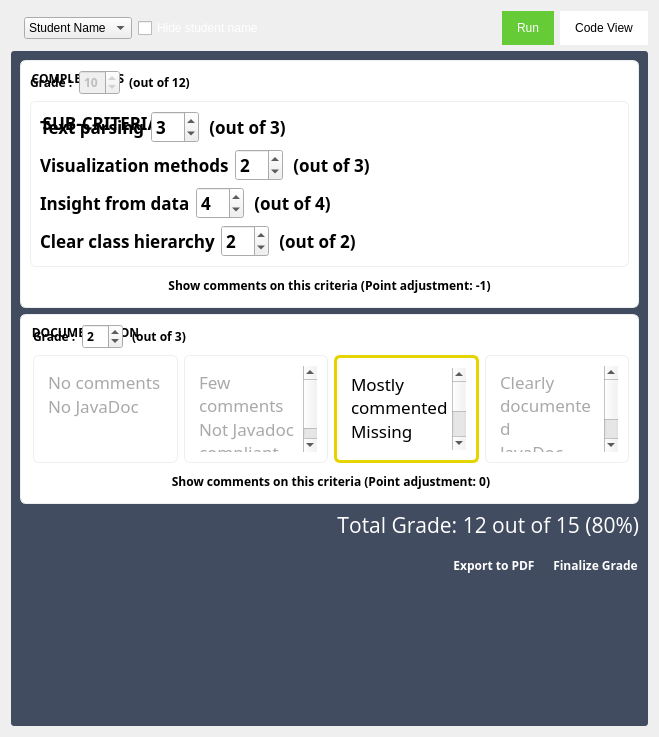
<?xml version="1.0" encoding="UTF-8"?>
<ui version="4.0">
 <class>GradeOverview</class>
 <widget class="QWidget" name="GradeOverview">
  <property name="geometry">
   <rect>
    <x>0</x>
    <y>0</y>
    <width>659</width>
    <height>737</height>
   </rect>
  </property>
  <property name="windowTitle">
   <string>Form</string>
  </property>
  <property name="autoFillBackground">
   <bool>false</bool>
  </property>
  <property name="styleSheet">
   <string notr="true">QWidget #GradeOverview {
	background: rgb(55, 64, 80);
}

QCheckBox#checkBox {
        color: white;
}

#total_grade {
color:white;
}

#level1 {
	color: darkgray;
	/* border: rgb(185, 0, 57); */
	background-color: white;
	border-radius: 6px;
	padding: 10px;
	border: 1px solid rgb(236, 239, 239);
}

#level2 {
	color: darkgray;
	/* background: rgb(253, 117, 66); */
	background-color: white;
	border-radius: 6px;
	padding: 10px;
	border: 1px solid rgb(236, 239, 239);
}
#level3 {
	color: black;
	background-color: white;
	border: 3px solid rgb(230, 212, 0);
	border-radius: 6px;
	padding: 10px;
}
#level4 {
	color: darkgray;
	/* background: rgb(90, 175, 40); */
	background-color: white;
	border-radius: 6px;
	padding: 10px;
	border: 1px solid rgb(236, 239, 239);
}


#scrollArea   {
 background-color:rgb(66, 76, 96);
border-radius:3px;
}
QAbstractScrollArea #scrollAreaWidgetContents  {
 background-color:transparent;
}
QGroupBox {
    background-color: white;
	border-radius:6px;
	padding-top: 3ex;
	border: 1px solid rgb(236, 239, 239);
}
QGroupBox::title {
	font-family:Montserrat;
	font-size:18px;
	margin-top: 10px;
	margin-left: 10px;
	background:transparent;
	font-weight: bold;
}

#run, #code_view {
	padding: 10px;
	padding-left: 15px;
	padding-right: 15px;
	background: white;
	border-radius: 18px;
}

#run {
	color: white;
	background: rgb(101, 203, 54);
}

#export_pdf, #finalize {
	color: white;
	padding: 10px;
	padding-right:0px;
	padding-bottom:0px;
}</string>
  </property>
  <layout class="QVBoxLayout" name="verticalLayout_5">
   <item>
    <layout class="QHBoxLayout" name="horizontalLayout_4">
     <property name="sizeConstraint">
      <enum>QLayout::SetDefaultConstraint</enum>
     </property>
     <item>
      <widget class="QLabel" name="logo">
       <property name="sizePolicy">
        <sizepolicy hsizetype="Fixed" vsizetype="Fixed">
         <horstretch>0</horstretch>
         <verstretch>0</verstretch>
        </sizepolicy>
       </property>
       <property name="maximumSize">
        <size>
         <width>100</width>
         <height>24</height>
        </size>
       </property>
       <property name="text">
        <string/>
       </property>
       <property name="textFormat">
        <enum>Qt::PlainText</enum>
       </property>
       <property name="pixmap">
        <pixmap resource="resources.qrc">:/logo/res/logodark.png</pixmap>
       </property>
       <property name="scaledContents">
        <bool>true</bool>
       </property>
       <property name="wordWrap">
        <bool>false</bool>
       </property>
      </widget>
     </item>
     <item>
      <widget class="QComboBox" name="comboBox">
       <item>
        <property name="text">
         <string>Student Name</string>
        </property>
       </item>
      </widget>
     </item>
     <item>
      <widget class="QCheckBox" name="checkBox">
       <property name="text">
        <string>Hide student name</string>
       </property>
      </widget>
     </item>
     <item>
      <spacer name="horizontalSpacer_3">
       <property name="orientation">
        <enum>Qt::Horizontal</enum>
       </property>
       <property name="sizeHint" stdset="0">
        <size>
         <width>40</width>
         <height>20</height>
        </size>
       </property>
      </spacer>
     </item>
     <item>
      <widget class="QPushButton" name="run">
       <property name="text">
        <string>Run</string>
       </property>
       <property name="icon">
        <iconset resource="resources.qrc">
         <normaloff>:/misc/res/play-button-white.png</normaloff>:/misc/res/play-button-white.png</iconset>
       </property>
       <property name="iconSize">
        <size>
         <width>24</width>
         <height>24</height>
        </size>
       </property>
      </widget>
     </item>
     <item>
      <widget class="QPushButton" name="code_view">
       <property name="text">
        <string>Code View</string>
       </property>
       <property name="icon">
        <iconset resource="resources.qrc">
         <normaloff>:/misc/res/grade.png</normaloff>:/misc/res/grade.png</iconset>
       </property>
       <property name="iconSize">
        <size>
         <width>24</width>
         <height>24</height>
        </size>
       </property>
       <property name="default">
        <bool>false</bool>
       </property>
      </widget>
     </item>
    </layout>
   </item>
   <item>
    <widget class="QScrollArea" name="scrollArea">
     <property name="sizePolicy">
      <sizepolicy hsizetype="Expanding" vsizetype="Expanding">
       <horstretch>0</horstretch>
       <verstretch>0</verstretch>
      </sizepolicy>
     </property>
     <property name="styleSheet">
      <string notr="true"/>
     </property>
     <property name="frameShadow">
      <enum>QFrame::Plain</enum>
     </property>
     <property name="sizeAdjustPolicy">
      <enum>QAbstractScrollArea::AdjustToContents</enum>
     </property>
     <property name="widgetResizable">
      <bool>true</bool>
     </property>
     <property name="alignment">
      <set>Qt::AlignHCenter|Qt::AlignTop</set>
     </property>
     <widget class="QWidget" name="scrollAreaWidgetContents">
      <property name="geometry">
       <rect>
        <x>0</x>
        <y>0</y>
        <width>635</width>
        <height>652</height>
       </rect>
      </property>
      <property name="sizePolicy">
       <sizepolicy hsizetype="Expanding" vsizetype="Fixed">
        <horstretch>0</horstretch>
        <verstretch>0</verstretch>
       </sizepolicy>
      </property>
      <property name="maximumSize">
       <size>
        <width>960</width>
        <height>16777215</height>
       </size>
      </property>
      <layout class="QVBoxLayout" name="verticalLayout_3">
       <item>
        <widget class="QGroupBox" name="groupBox_2">
         <property name="sizePolicy">
          <sizepolicy hsizetype="Preferred" vsizetype="Fixed">
           <horstretch>0</horstretch>
           <verstretch>0</verstretch>
          </sizepolicy>
         </property>
         <property name="maximumSize">
          <size>
           <width>16777215</width>
           <height>16777215</height>
          </size>
         </property>
         <property name="font">
          <font>
           <family>Avenir</family>
           <weight>75</weight>
           <bold>true</bold>
          </font>
         </property>
         <property name="title">
          <string>COMPLETENESS</string>
         </property>
         <property name="alignment">
          <set>Qt::AlignLeading|Qt::AlignLeft|Qt::AlignTop</set>
         </property>
         <property name="flat">
          <bool>true</bool>
         </property>
         <layout class="QVBoxLayout" name="verticalLayout_2">
          <item>
           <layout class="QHBoxLayout" name="horizontalLayout_3">
            <item>
             <widget class="QLabel" name="label_3">
              <property name="text">
               <string>Grade :</string>
              </property>
             </widget>
            </item>
            <item>
             <widget class="QSpinBox" name="spinBox_2">
              <property name="enabled">
               <bool>false</bool>
              </property>
              <property name="value">
               <number>10</number>
              </property>
             </widget>
            </item>
            <item>
             <widget class="QLabel" name="label_4">
              <property name="text">
               <string> (out of 12)</string>
              </property>
             </widget>
            </item>
            <item>
             <spacer name="horizontalSpacer_2">
              <property name="orientation">
               <enum>Qt::Horizontal</enum>
              </property>
              <property name="sizeHint" stdset="0">
               <size>
                <width>40</width>
                <height>20</height>
               </size>
              </property>
             </spacer>
            </item>
           </layout>
          </item>
          <item>
           <widget class="QGroupBox" name="groupBox_3">
            <property name="font">
             <font>
              <family>Avenir</family>
              <pointsize>13</pointsize>
              <weight>75</weight>
              <bold>true</bold>
             </font>
            </property>
            <property name="title">
             <string>SUB-CRITERIA</string>
            </property>
            <property name="flat">
             <bool>false</bool>
            </property>
            <layout class="QVBoxLayout" name="verticalLayout_4">
             <item>
              <layout class="QHBoxLayout" name="horizontalLayout_7">
               <item>
                <widget class="QLabel" name="label_11">
                 <property name="text">
                  <string>Text parsing</string>
                 </property>
                </widget>
               </item>
               <item>
                <widget class="QSpinBox" name="spinBox_6">
                 <property name="enabled">
                  <bool>true</bool>
                 </property>
                 <property name="value">
                  <number>3</number>
                 </property>
                </widget>
               </item>
               <item>
                <widget class="QLabel" name="label_12">
                 <property name="text">
                  <string> (out of 3)</string>
                 </property>
                </widget>
               </item>
               <item>
                <spacer name="horizontalSpacer_4">
                 <property name="orientation">
                  <enum>Qt::Horizontal</enum>
                 </property>
                 <property name="sizeHint" stdset="0">
                  <size>
                   <width>40</width>
                   <height>20</height>
                  </size>
                 </property>
                </spacer>
               </item>
              </layout>
             </item>
             <item>
              <layout class="QHBoxLayout" name="horizontalLayout_8">
               <item>
                <widget class="QLabel" name="label_13">
                 <property name="text">
                  <string>Visualization methods</string>
                 </property>
                </widget>
               </item>
               <item>
                <widget class="QSpinBox" name="spinBox_7">
                 <property name="enabled">
                  <bool>true</bool>
                 </property>
                 <property name="styleSheet">
                  <string notr="true"/>
                 </property>
                 <property name="value">
                  <number>2</number>
                 </property>
                </widget>
               </item>
               <item>
                <widget class="QLabel" name="label_14">
                 <property name="text">
                  <string> (out of 3)</string>
                 </property>
                </widget>
               </item>
               <item>
                <spacer name="horizontalSpacer_5">
                 <property name="orientation">
                  <enum>Qt::Horizontal</enum>
                 </property>
                 <property name="sizeHint" stdset="0">
                  <size>
                   <width>40</width>
                   <height>20</height>
                  </size>
                 </property>
                </spacer>
               </item>
              </layout>
             </item>
             <item>
              <layout class="QHBoxLayout" name="horizontalLayout_9">
               <item>
                <widget class="QLabel" name="label_15">
                 <property name="text">
                  <string>Insight from data</string>
                 </property>
                </widget>
               </item>
               <item>
                <widget class="QSpinBox" name="spinBox_8">
                 <property name="enabled">
                  <bool>true</bool>
                 </property>
                 <property name="value">
                  <number>4</number>
                 </property>
                </widget>
               </item>
               <item>
                <widget class="QLabel" name="label_16">
                 <property name="text">
                  <string> (out of 4)</string>
                 </property>
                </widget>
               </item>
               <item>
                <spacer name="horizontalSpacer_6">
                 <property name="orientation">
                  <enum>Qt::Horizontal</enum>
                 </property>
                 <property name="sizeHint" stdset="0">
                  <size>
                   <width>40</width>
                   <height>20</height>
                  </size>
                 </property>
                </spacer>
               </item>
              </layout>
             </item>
             <item>
              <layout class="QHBoxLayout" name="horizontalLayout_10">
               <item>
                <widget class="QLabel" name="label_17">
                 <property name="text">
                  <string>Clear class hierarchy</string>
                 </property>
                </widget>
               </item>
               <item>
                <widget class="QSpinBox" name="spinBox_9">
                 <property name="enabled">
                  <bool>true</bool>
                 </property>
                 <property name="value">
                  <number>2</number>
                 </property>
                </widget>
               </item>
               <item>
                <widget class="QLabel" name="label_18">
                 <property name="text">
                  <string> (out of 2)</string>
                 </property>
                </widget>
               </item>
               <item>
                <spacer name="horizontalSpacer_7">
                 <property name="orientation">
                  <enum>Qt::Horizontal</enum>
                 </property>
                 <property name="sizeHint" stdset="0">
                  <size>
                   <width>40</width>
                   <height>20</height>
                  </size>
                 </property>
                </spacer>
               </item>
              </layout>
             </item>
            </layout>
           </widget>
          </item>
          <item>
           <widget class="QPushButton" name="pushButton_2">
            <property name="text">
             <string>Show comments on this criteria (Point adjustment: -1)</string>
            </property>
            <property name="flat">
             <bool>true</bool>
            </property>
           </widget>
          </item>
         </layout>
        </widget>
       </item>
       <item>
        <widget class="QGroupBox" name="groupBox">
         <property name="sizePolicy">
          <sizepolicy hsizetype="Preferred" vsizetype="Minimum">
           <horstretch>0</horstretch>
           <verstretch>0</verstretch>
          </sizepolicy>
         </property>
         <property name="maximumSize">
          <size>
           <width>16777215</width>
           <height>16777215</height>
          </size>
         </property>
         <property name="font">
          <font>
           <family>Avenir</family>
           <weight>75</weight>
           <bold>true</bold>
          </font>
         </property>
         <property name="title">
          <string>DOCUMENTATION</string>
         </property>
         <property name="alignment">
          <set>Qt::AlignLeading|Qt::AlignLeft|Qt::AlignTop</set>
         </property>
         <property name="flat">
          <bool>true</bool>
         </property>
         <layout class="QVBoxLayout" name="verticalLayout">
          <property name="leftMargin">
           <number>12</number>
          </property>
          <item>
           <layout class="QHBoxLayout" name="horizontalLayout_2">
            <item>
             <widget class="QLabel" name="label">
              <property name="text">
               <string>Grade :</string>
              </property>
             </widget>
            </item>
            <item>
             <widget class="QSpinBox" name="spinBox">
              <property name="value">
               <number>2</number>
              </property>
             </widget>
            </item>
            <item>
             <widget class="QLabel" name="label_2">
              <property name="text">
               <string> (out of 3)</string>
              </property>
             </widget>
            </item>
            <item>
             <spacer name="horizontalSpacer">
              <property name="orientation">
               <enum>Qt::Horizontal</enum>
              </property>
              <property name="sizeHint" stdset="0">
               <size>
                <width>40</width>
                <height>20</height>
               </size>
              </property>
             </spacer>
            </item>
           </layout>
          </item>
          <item>
           <layout class="QHBoxLayout" name="horizontalLayout">
            <item>
             <widget class="QTextBrowser" name="level1">
              <property name="sizePolicy">
               <sizepolicy hsizetype="Expanding" vsizetype="MinimumExpanding">
                <horstretch>0</horstretch>
                <verstretch>0</verstretch>
               </sizepolicy>
              </property>
              <property name="frameShape">
               <enum>QFrame::StyledPanel</enum>
              </property>
              <property name="frameShadow">
               <enum>QFrame::Plain</enum>
              </property>
              <property name="verticalScrollBarPolicy">
               <enum>Qt::ScrollBarAsNeeded</enum>
              </property>
              <property name="sizeAdjustPolicy">
               <enum>QAbstractScrollArea::AdjustToContents</enum>
              </property>
              <property name="lineWrapMode">
               <enum>QTextEdit::WidgetWidth</enum>
              </property>
              <property name="html">
               <string>&lt;!DOCTYPE HTML PUBLIC &quot;-//W3C//DTD HTML 4.0//EN&quot; &quot;http://www.w3.org/TR/REC-html40/strict.dtd&quot;&gt;
&lt;html&gt;&lt;head&gt;&lt;meta name=&quot;qrichtext&quot; content=&quot;1&quot; /&gt;&lt;style type=&quot;text/css&quot;&gt;
p, li { white-space: pre-wrap; }
&lt;/style&gt;&lt;/head&gt;&lt;body style=&quot; font-family:'.SF NS Text'; font-size:13pt; font-weight:400; font-style:normal;&quot;&gt;
&lt;p style=&quot; margin-top:0px; margin-bottom:0px; margin-left:0px; margin-right:0px; -qt-block-indent:0; text-indent:0px;&quot;&gt;No comments&lt;/p&gt;
&lt;p style=&quot; margin-top:0px; margin-bottom:0px; margin-left:0px; margin-right:0px; -qt-block-indent:0; text-indent:0px;&quot;&gt;No JavaDoc&lt;/p&gt;&lt;/body&gt;&lt;/html&gt;</string>
              </property>
              <property name="acceptRichText">
               <bool>true</bool>
              </property>
             </widget>
            </item>
            <item>
             <widget class="QTextBrowser" name="level2">
              <property name="sizePolicy">
               <sizepolicy hsizetype="Expanding" vsizetype="MinimumExpanding">
                <horstretch>0</horstretch>
                <verstretch>0</verstretch>
               </sizepolicy>
              </property>
              <property name="frameShape">
               <enum>QFrame::StyledPanel</enum>
              </property>
              <property name="frameShadow">
               <enum>QFrame::Plain</enum>
              </property>
              <property name="verticalScrollBarPolicy">
               <enum>Qt::ScrollBarAsNeeded</enum>
              </property>
              <property name="sizeAdjustPolicy">
               <enum>QAbstractScrollArea::AdjustToContents</enum>
              </property>
              <property name="lineWrapMode">
               <enum>QTextEdit::WidgetWidth</enum>
              </property>
              <property name="html">
               <string>&lt;!DOCTYPE HTML PUBLIC &quot;-//W3C//DTD HTML 4.0//EN&quot; &quot;http://www.w3.org/TR/REC-html40/strict.dtd&quot;&gt;
&lt;html&gt;&lt;head&gt;&lt;meta name=&quot;qrichtext&quot; content=&quot;1&quot; /&gt;&lt;style type=&quot;text/css&quot;&gt;
p, li { white-space: pre-wrap; }
&lt;/style&gt;&lt;/head&gt;&lt;body style=&quot; font-family:'.SF NS Text'; font-size:13pt; font-weight:400; font-style:normal;&quot;&gt;
&lt;p style=&quot; margin-top:0px; margin-bottom:0px; margin-left:0px; margin-right:0px; -qt-block-indent:0; text-indent:0px;&quot;&gt;Few comments&lt;/p&gt;
&lt;p style=&quot; margin-top:0px; margin-bottom:0px; margin-left:0px; margin-right:0px; -qt-block-indent:0; text-indent:0px;&quot;&gt;Not Javadoc compliant&lt;/p&gt;&lt;/body&gt;&lt;/html&gt;</string>
              </property>
              <property name="acceptRichText">
               <bool>true</bool>
              </property>
             </widget>
            </item>
            <item>
             <widget class="QTextBrowser" name="level3">
              <property name="sizePolicy">
               <sizepolicy hsizetype="Expanding" vsizetype="MinimumExpanding">
                <horstretch>0</horstretch>
                <verstretch>0</verstretch>
               </sizepolicy>
              </property>
              <property name="font">
               <font>
                <family>Avenir</family>
               </font>
              </property>
              <property name="frameShape">
               <enum>QFrame::StyledPanel</enum>
              </property>
              <property name="frameShadow">
               <enum>QFrame::Plain</enum>
              </property>
              <property name="verticalScrollBarPolicy">
               <enum>Qt::ScrollBarAsNeeded</enum>
              </property>
              <property name="sizeAdjustPolicy">
               <enum>QAbstractScrollArea::AdjustToContents</enum>
              </property>
              <property name="lineWrapMode">
               <enum>QTextEdit::WidgetWidth</enum>
              </property>
              <property name="html">
               <string>&lt;!DOCTYPE HTML PUBLIC &quot;-//W3C//DTD HTML 4.0//EN&quot; &quot;http://www.w3.org/TR/REC-html40/strict.dtd&quot;&gt;
&lt;html&gt;&lt;head&gt;&lt;meta name=&quot;qrichtext&quot; content=&quot;1&quot; /&gt;&lt;style type=&quot;text/css&quot;&gt;
p, li { white-space: pre-wrap; }
&lt;/style&gt;&lt;/head&gt;&lt;body style=&quot; font-family:'Avenir'; font-size:13pt; font-weight:400; font-style:normal;&quot;&gt;
&lt;p style=&quot; margin-top:0px; margin-bottom:0px; margin-left:0px; margin-right:0px; -qt-block-indent:0; text-indent:0px;&quot;&gt;&lt;span style=&quot; font-family:'.SF NS Text';&quot;&gt;Mostly commented&lt;/span&gt;&lt;/p&gt;
&lt;p style=&quot; margin-top:0px; margin-bottom:0px; margin-left:0px; margin-right:0px; -qt-block-indent:0; text-indent:0px;&quot;&gt;&lt;span style=&quot; font-family:'.SF NS Text';&quot;&gt;Missing comments inside methods&lt;/span&gt;&lt;/p&gt;&lt;/body&gt;&lt;/html&gt;</string>
              </property>
              <property name="acceptRichText">
               <bool>true</bool>
              </property>
             </widget>
            </item>
            <item>
             <widget class="QTextBrowser" name="level4">
              <property name="sizePolicy">
               <sizepolicy hsizetype="Expanding" vsizetype="MinimumExpanding">
                <horstretch>0</horstretch>
                <verstretch>0</verstretch>
               </sizepolicy>
              </property>
              <property name="font">
               <font>
                <family>Avenir</family>
               </font>
              </property>
              <property name="frameShape">
               <enum>QFrame::StyledPanel</enum>
              </property>
              <property name="frameShadow">
               <enum>QFrame::Plain</enum>
              </property>
              <property name="verticalScrollBarPolicy">
               <enum>Qt::ScrollBarAsNeeded</enum>
              </property>
              <property name="sizeAdjustPolicy">
               <enum>QAbstractScrollArea::AdjustToContents</enum>
              </property>
              <property name="lineWrapMode">
               <enum>QTextEdit::WidgetWidth</enum>
              </property>
              <property name="html">
               <string>&lt;!DOCTYPE HTML PUBLIC &quot;-//W3C//DTD HTML 4.0//EN&quot; &quot;http://www.w3.org/TR/REC-html40/strict.dtd&quot;&gt;
&lt;html&gt;&lt;head&gt;&lt;meta name=&quot;qrichtext&quot; content=&quot;1&quot; /&gt;&lt;style type=&quot;text/css&quot;&gt;
p, li { white-space: pre-wrap; }
&lt;/style&gt;&lt;/head&gt;&lt;body style=&quot; font-family:'Avenir'; font-size:13pt; font-weight:400; font-style:normal;&quot;&gt;
&lt;p style=&quot; margin-top:0px; margin-bottom:0px; margin-left:0px; margin-right:0px; -qt-block-indent:0; text-indent:0px;&quot;&gt;&lt;span style=&quot; font-family:'.SF NS Text';&quot;&gt;Clearly documented&lt;/span&gt;&lt;/p&gt;
&lt;p style=&quot; margin-top:0px; margin-bottom:0px; margin-left:0px; margin-right:0px; -qt-block-indent:0; text-indent:0px;&quot;&gt;&lt;span style=&quot; font-family:'.SF NS Text';&quot;&gt;JavaDoc compliant&lt;/span&gt;&lt;/p&gt;&lt;/body&gt;&lt;/html&gt;</string>
              </property>
              <property name="acceptRichText">
               <bool>true</bool>
              </property>
             </widget>
            </item>
           </layout>
          </item>
          <item>
           <widget class="QPushButton" name="pushButton">
            <property name="text">
             <string>Show comments on this criteria (Point adjustment: 0)</string>
            </property>
            <property name="flat">
             <bool>true</bool>
            </property>
           </widget>
          </item>
         </layout>
        </widget>
       </item>
       <item>
        <widget class="QLabel" name="total_grade">
         <property name="font">
          <font>
           <family>Open Sans</family>
           <pointsize>16</pointsize>
           <weight>50</weight>
           <bold>false</bold>
           <kerning>false</kerning>
          </font>
         </property>
         <property name="text">
          <string>Total Grade: 12 out of 15 (80%)</string>
         </property>
         <property name="alignment">
          <set>Qt::AlignRight|Qt::AlignTrailing|Qt::AlignVCenter</set>
         </property>
        </widget>
       </item>
       <item>
        <layout class="QHBoxLayout" name="horizontalLayout_6">
         <item>
          <spacer name="spacer">
           <property name="orientation">
            <enum>Qt::Horizontal</enum>
           </property>
           <property name="sizeHint" stdset="0">
            <size>
             <width>40</width>
             <height>20</height>
            </size>
           </property>
          </spacer>
         </item>
         <item>
          <widget class="QPushButton" name="export_pdf">
           <property name="font">
            <font>
             <family>Open Sans</family>
             <weight>75</weight>
             <bold>true</bold>
            </font>
           </property>
           <property name="text">
            <string>Export to PDF</string>
           </property>
           <property name="default">
            <bool>true</bool>
           </property>
           <property name="flat">
            <bool>true</bool>
           </property>
          </widget>
         </item>
         <item>
          <widget class="QPushButton" name="finalize">
           <property name="font">
            <font>
             <family>Open Sans</family>
             <weight>75</weight>
             <bold>true</bold>
             <kerning>true</kerning>
            </font>
           </property>
           <property name="text">
            <string>Finalize Grade</string>
           </property>
           <property name="default">
            <bool>true</bool>
           </property>
           <property name="flat">
            <bool>true</bool>
           </property>
          </widget>
         </item>
        </layout>
       </item>
      </layout>
     </widget>
    </widget>
   </item>
  </layout>
 </widget>
 <resources>
  <include location="resources.qrc"/>
 </resources>
 <connections/>
</ui>
